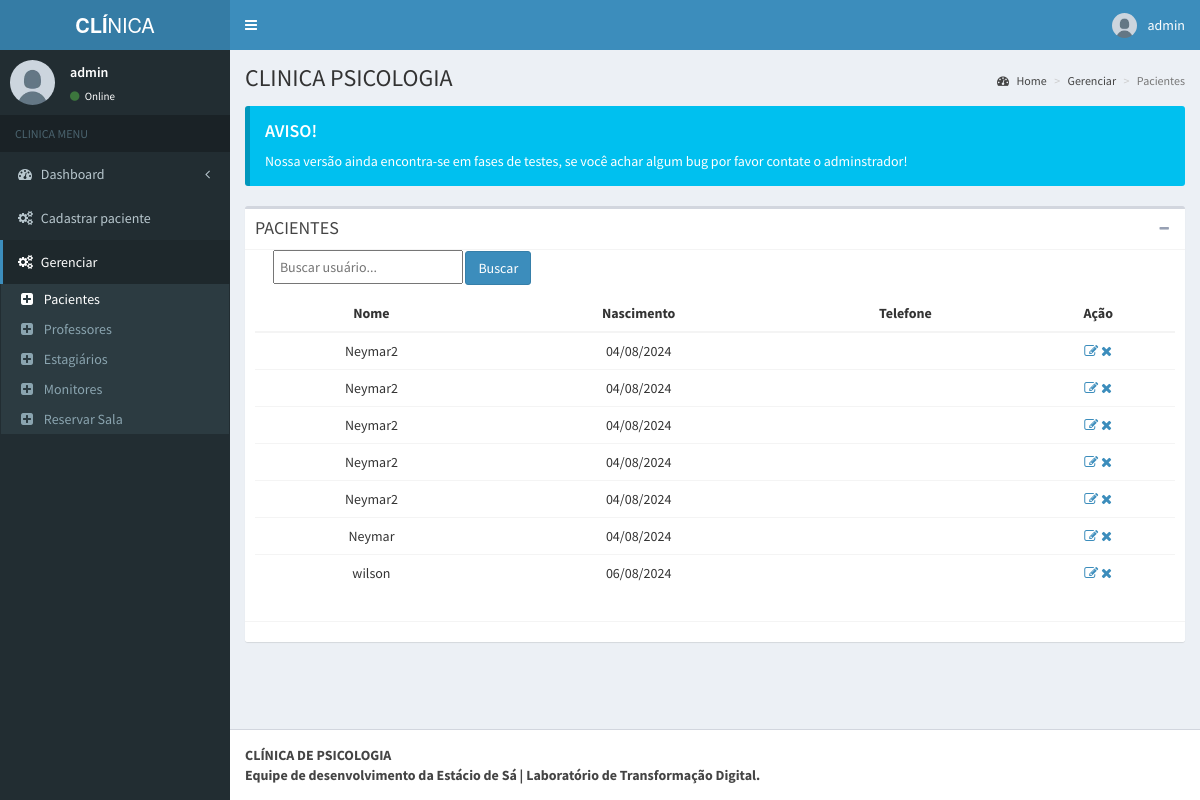
Before: /admin/pages/layout/pacientes.php (signed in) with the older database file.
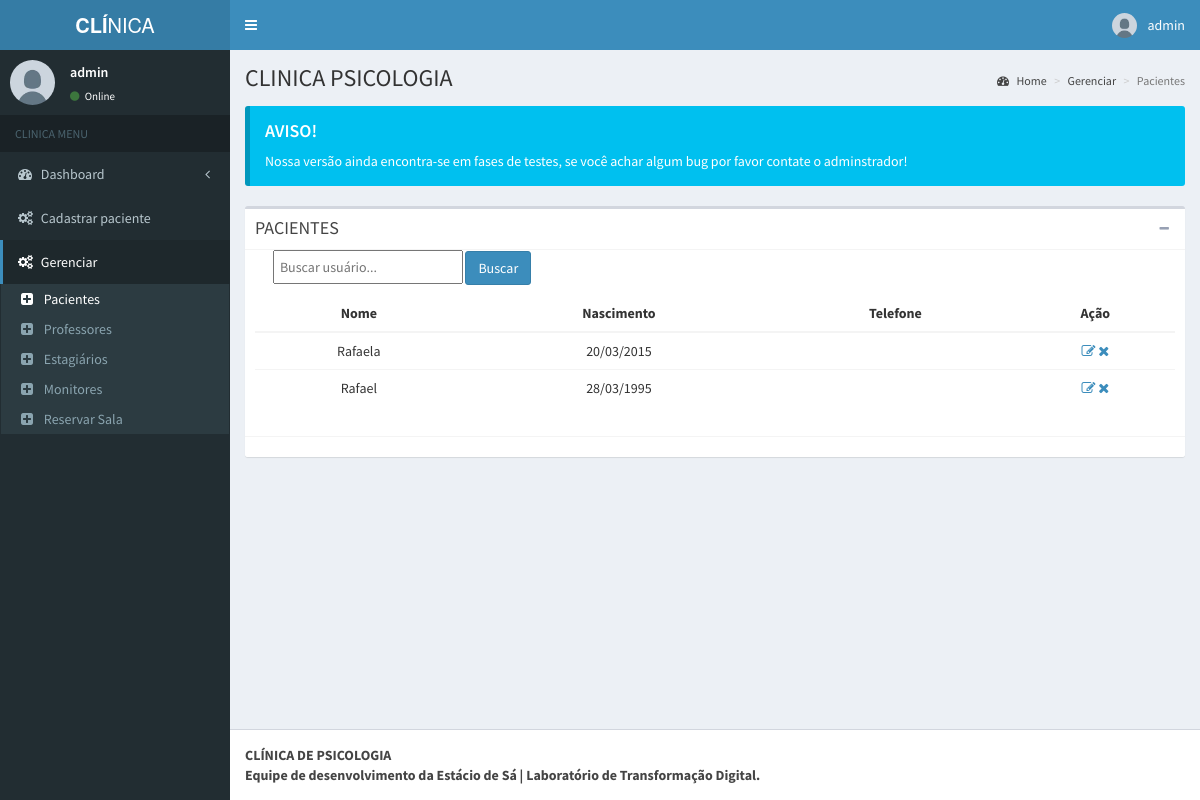
After: the same page with the newer database file.
### tables this page shows
CREATE TABLE `tbl_paciente` (
  `id` int(11) UNSIGNED NOT NULL,
  `nome` varchar(150) NOT NULL,
  `nascimento` date NOT NULL,
  `rg` int(11) NOT NULL,
  `cpf` int(11) NOT NULL,
  `id_genero` int(11) UNSIGNED NOT NULL,
  `id_contato` int(11) UNSIGNED NOT NULL,
  `id_escolaridade` int(11) UNSIGNED NOT NULL,
  `id_profissao` int(11) UNSIGNED NOT NULL,
  `id_renda_familiar` int(11) UNSIGNED NOT NULL,
  `id_estado_civil` int(11) UNSIGNED NOT NULL,
  `id_endereco` int(11) UNSIGNED NOT NULL,
  `id_maturidade` int(11) NOT NULL,
  `nome_responsavel` varchar(255) NOT NULL
);

### admin/pages/layout/pacientes.php (the view, shortened to what the changed rows need)
<?php
include('../../../db/conexao.php');
$where = "";
?>
<!DOCTYPE html>
<html>
<head>
  <link rel="stylesheet" href="../../bootstrap/css/bootstrap.min.css">
  <link rel="stylesheet" href="https://maxcdn.bootstrapcdn.com/font-awesome/4.4.0/css/font-awesome.min.css">
  <link rel="stylesheet" href="https://code.ionicframework.com/ionicons/2.0.1/css/ionicons.min.css">
  <link rel="stylesheet" href="../../dist/css/AdminLTE.min.css">
  <link rel="stylesheet" href="../../dist/css/skins/_all-skins.min.css">
<body class="hold-transition skin-blue fixed sidebar-mini">
  <div class="wrapper">
    <div class="content-wrapper">
      <section class="content-header">
        <h1>
          CLINICA PSICOLOGIA
        </h1>
      </section>
      <section class="content">
        <div class="box">
          <div class="box-body">
            <div>
              <table class="table table-hover text-center">
                <thead class="table-dark">
                  <tr>
                    <th scope="col">Nome</th>
                    <th scope="col">Nascimento</th>
                    <th scope="col">Telefone</th>
                    <th scope="col">Ação</th>
                  </tr>
                </thead>
                <tbody>
                  <?php
                  $sql = "SELECT p.id, p.nome, p.cpf, p.nascimento, c.celular
                  FROM tbl_paciente p
                  INNER JOIN tbl_contato c ON p.id_contato = c.id
                  $where
                  ORDER BY id DESC
                  LIMIT 8";
                  $result = mysqli_query($mysqli, $sql);
                  while ($row = mysqli_fetch_assoc($result)) {
                  ?>
                    <tr>
                      <td><?php echo $row["nome"] ?></td>
                      <td><?php echo date('d/m/Y', strtotime($row["nascimento"])) ?></td>
                      <td><?php echo $row["celular"] ?></td>
                      <td>
                        <a href="edit.php?id=<?php echo $row["id"] ?>" class="link-dark"><i class="fa fa-edit"></i></a>
                        <a href="#" data-toggle="modal" data-target="#modalDelete">
                          <span class="open-modal" data-id="<?php echo $row["id"] ?>">
                            <i class="fa fa-remove"></i>
                          </span>
                        </a>
                      </td>
                    </tr>
                  <?php
                  }
                  ?>
                </tbody>
              </table>
            </div>
          </div>
        </div>
      </section>
    </div>
  </div>
</body>
</html>

Changed rows visible on the page:
removed tbl_paciente: nome "Neymar2", nascimento "04/08/2024"
removed tbl_paciente: nome "Neymar2", nascimento "04/08/2024"
removed tbl_paciente: nome "Neymar2", nascimento "04/08/2024"
removed tbl_paciente: nome "Neymar2", nascimento "04/08/2024"
removed tbl_paciente: nome "Neymar2", nascimento "04/08/2024"
removed tbl_paciente: nome "Neymar", nascimento "04/08/2024"
removed tbl_paciente: nome "wilson", nascimento "06/08/2024"
added tbl_paciente: nome "Rafaela", nascimento "20/03/2015"
added tbl_paciente: nome "Rafael", nascimento "28/03/1995"
